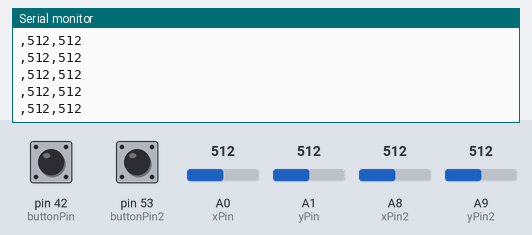
The sketch below on a simulated Arduino Mega 2560, built with avr-gcc and run on an emulated ATmega2560. On the bench: the last lines printed to the serial monitor. The test bench sets the inputs (shaded band); at power-on: A0 (xPin) = 512, A1 (yPin) = 512, pin 42 (buttonPin) HIGH, pin 53 (buttonPin2) HIGH, A8 (xPin2) = 512, A9 (yPin2) = 512.

Above: at 1.2 s.
1.3 s: A0 (xPin) set to 716
At 1.35 s:
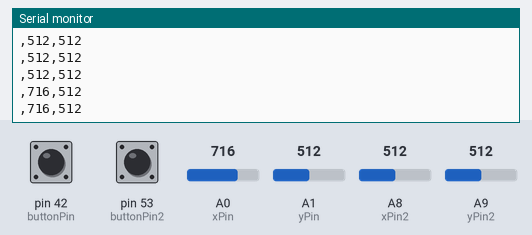
2.8 s: A1 (yPin) set to 716
At 2.82 s:
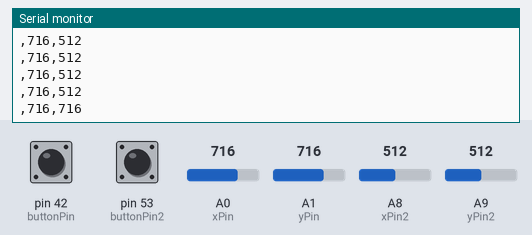
4.3 s: A0 (xPin) set to 992
At 4.34 s:
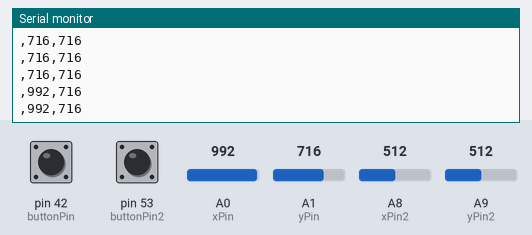
5.8 s: A1 (yPin) set to 992
At 5.82 s:
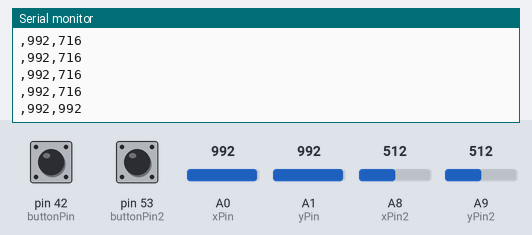
Timing chart, 0 to 8.3 s (numbered marks = the images above; inputs shaded):
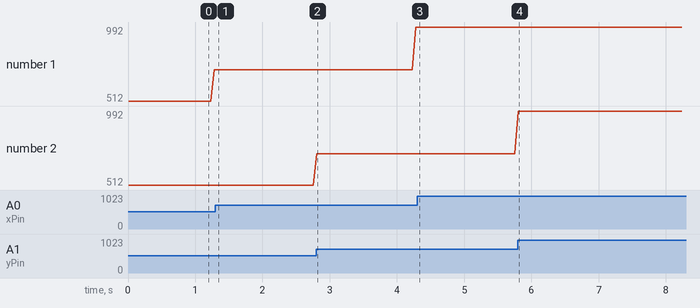

Measured:
- after the input at 1.3 s, the serial monitor: prints a new line at once (image 1)
- after the input at 2.8 s, the serial monitor: prints a new line at once (image 2)
- after the input at 4.3 s, the serial monitor: prints a new line at once (image 3)
- after the input at 5.8 s, the serial monitor: prints a new line at once (image 4)
- plotted number 1: 716 → 992 after the input at 2.8 s

The sketch:

Arduino_code_for_X_and_Y_values_from_two_joysticks_.ino
```cpp
int xPin = A0;
int yPin = A1;
int buttonPin = 42;
int xVal;
int yVal;
int buttonState;

// joystick 2

int xPin2 = A8;
int yPin2 = A9;
int buttonPin2 = 53;
int xVal2;
int yVal2;
int buttonState2;


void setup() {
  // put your setup code here, to run once:
Serial.begin(9600);
pinMode(xPin, INPUT); // to receive information from the joystick to the Arduino
pinMode( yPin, INPUT);
pinMode(buttonPin, INPUT_PULLUP);

// second joystick

pinMode(xPin2, INPUT); // to receive information from the joystick to the Arduino
pinMode( yPin2, INPUT);
pinMode(buttonPin2, INPUT_PULLUP);

}

void loop() {
  // put your main code here, to run repeatedly:
xVal = analogRead(xPin);
yVal = analogRead(yPin);
buttonState = digitalRead(buttonPin);

// second joystick
xVal2 = analogRead(xPin2);
yVal2 = analogRead(yPin2);
buttonState2 = digitalRead(buttonPin2);


//for reading the values from the joystick in the serial monitor

//X: XXX|Y: YYY| button: 0/1
//Serial.print("| Joystick 1 X: ");
//Serial.print(xVal);
//Serial.print(" Y: ");
//Serial.print(yVal);
//Serial.print(" |Button: ");
//Serial.print(buttonState);

// print on a new line
//Serial.println();

//Serial.println("| Joystick 2 |X: ");
//Serial.print(xVal2);
//Serial.print(" Y: ");
//Serial.print(yVal2);
//Serial.print(" |Button: ");
//Serial.print(buttonState2);

//serial.println();

Serial.print(xVal);
Serial.print(",");
Serial.println(yVal);
Serial.print(",");


// simpler output for transmitting the data for JavaScript


delay(50);
}
```
